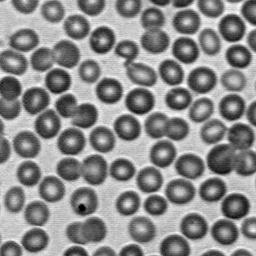
#> input picture 3/data/img_cells.jpg, 256 x 256 px
$ python question1.py
#> lines starting #> are read from the running program, lines starting #| are printed output that depends on the picture; after the words box and inside, x2 and y2 are one past the last pixel; in counts of white or black regions, pixels touching at a corner belong together
import cv2 as cv
import numpy as np
import matplotlib.pyplot as plt

img_original = cv.imread('../data/img_cells.jpg')
#> img_original is the input picture: shape (256, 256, 3); min 0, max 255, mean 138.6
img_gray = cv.cvtColor(img_original,cv.COLOR_BGR2GRAY)
cv.imshow('img',img_gray)
cv.waitKey(0)
cv.destroyAllWindows()

ret,img_binary = cv.threshold(img_original,127,255,cv.THRESH_BINARY)
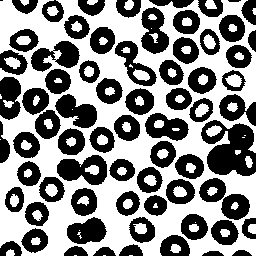
#> img_binary: shape (256, 256, 3); 53.3% white; 71 black regions (1 under 20 px), largest, box (x1, y1, x2, y2) and area: (201, 120, 256, 176) 2012, (57, 155, 107, 185) 954, (31, 41, 80, 72) 860
plt.imshow(img_binary)
plt.show()

img_binary_neg = 255 - img_binary
plt.imshow(img_binary_neg)
plt.show()

im_floodfilled = img_binary.copy()
h, w = im_floodfilled.shape[:2]
#> h = 256; w = 256
mask = np.zeros((h+2, w+2), np.uint8)
cv.floodFill(im_floodfilled, mask, (0,0), 255)
#> im_floodfilled: shape (256, 256, 3); under 0.01% of pixels changed, all inside (x1, y1, x2, y2) = (0, 0, 3, 1)
plt.imshow(im_floodfilled)
plt.show()

im_floodfill_inv = cv.bitwise_not(im_floodfilled)
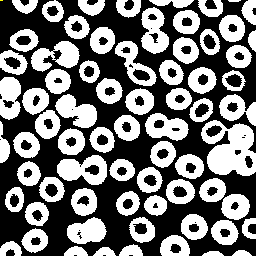
#> im_floodfill_inv: shape (256, 256, 3); mean B, G, R 119, 119, 119
im_out = img_binary | im_floodfill_inv
plt.imshow(im_out)
plt.show()
